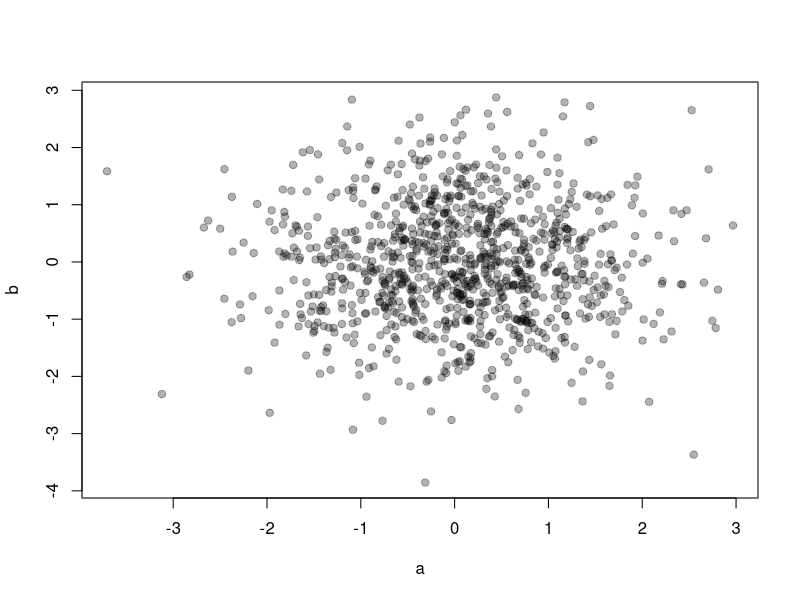
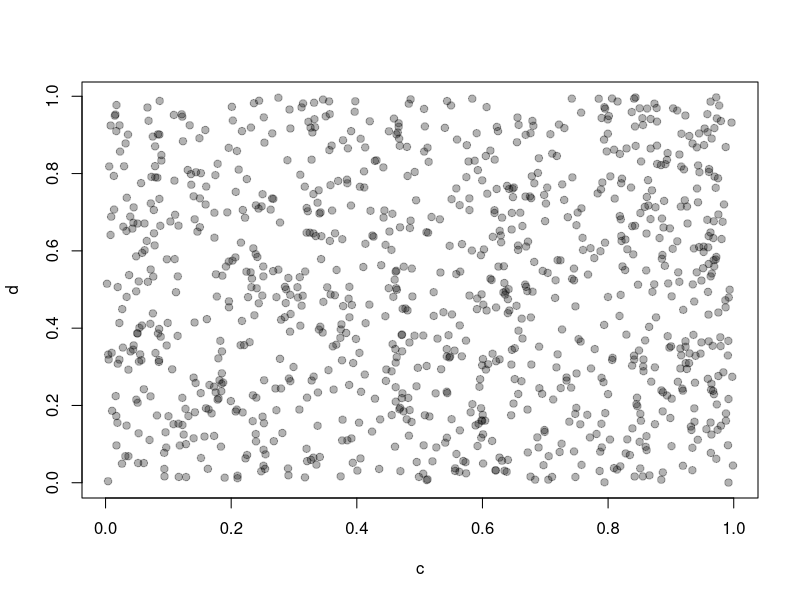
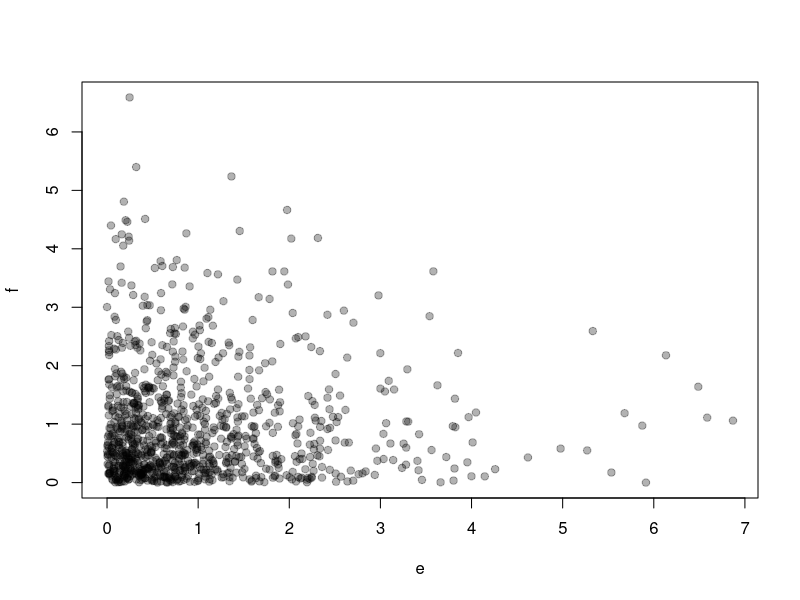

The R source for these figures, in order: (Note: this script raises an error after producing the figures.)
#My script
a <- rnorm(1000)
b <- rnorm(1000)

plot(a, b, pch = 19, col = rgb(0,0,0,0.3))


#More data sim
c <- runif(1000)
d <- runif(1000)

plot(c, d, pch = 19, col = rgb(0,0,0,0.3))


#add third set of data
e <- rgamma(1000, shape = 1)
f <- rgamma(1000, shape = 1)

plot(e, f, pch = 19, col = rgb(0,0,0,0.3))


#new code here
g <- rpois(1000)
h <- rpois(1000)

plot(g, h, pch = 19, col = rgb(0,0,0,0.3))

#yay changes

4+5

#and more changes

x <- c("yadda", "yadda", "yadda")

#another thing
